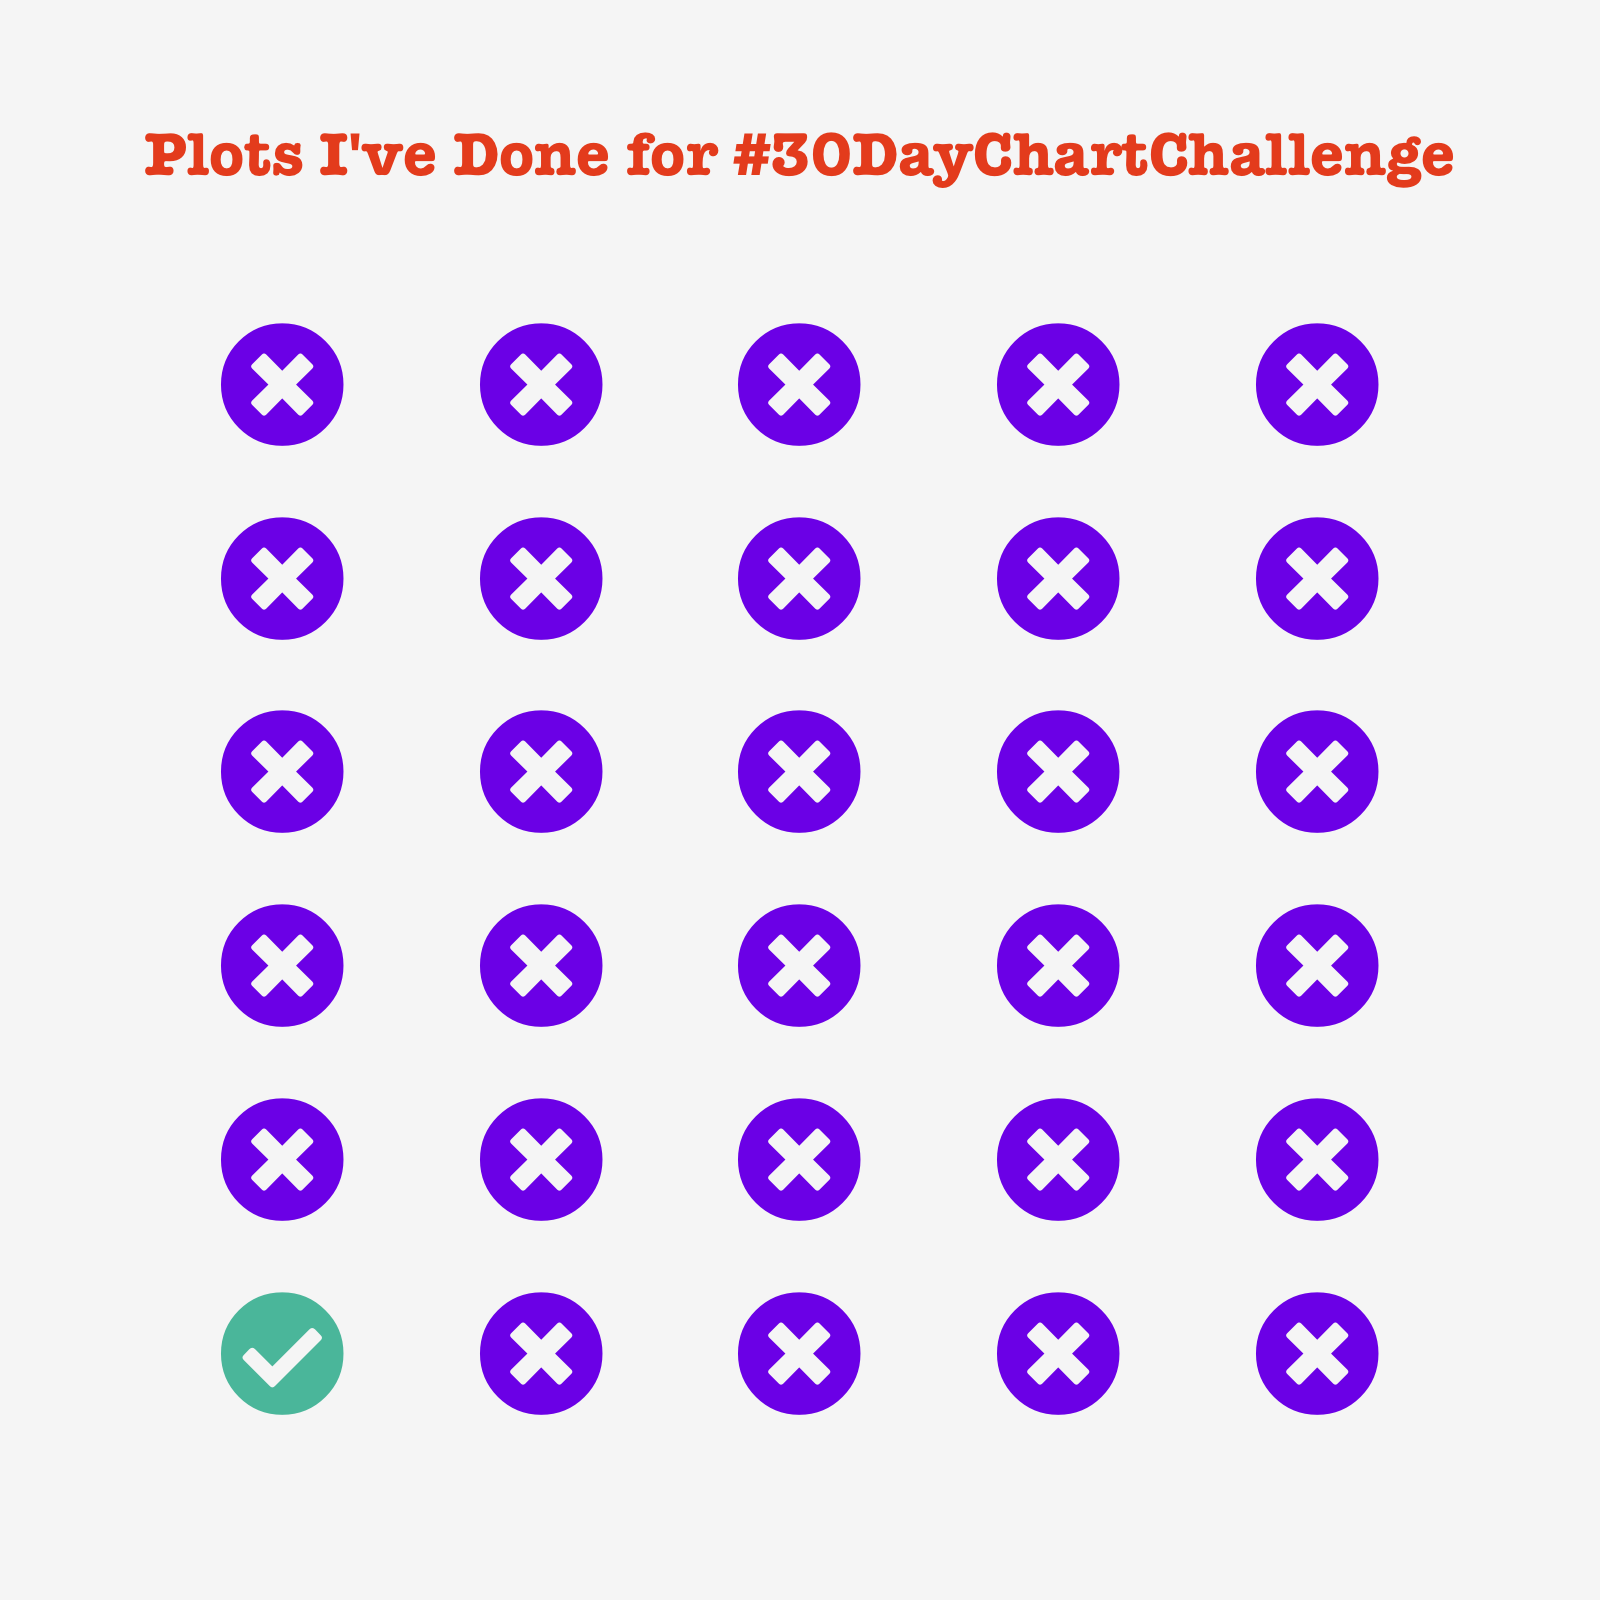

Generate this figure with R:
library(waffle)
library(dplyr)

day_1 <- data.frame(day = 1:30, done = c(TRUE, rep(FALSE, 29)))


ggplot(day_1) +
  geom_pictogram(aes(color = done, label = done, values = 1),
                 family = "Font Awesome 5 Free Solid", size = 10,
                 flip = TRUE, n_rows = 5) +
  scale_label_pictogram(
    name = NULL,
    values = c("times-circle", "check-circle"),
    labels = c(TRUE, FALSE)
  ) +
  scale_color_manual(values = c("#8023EB", "#58C1AA")) +
  labs(title = "Charts I've made for #30DayChartChallenge") +
  theme_void() +
  theme(
    legend.position = "none",
    plot.title = element_text(hjust = 0.5, family = "American Typewriter Bold", margin = margin(10, 0, 20, 0), size = 14, color = "#eb5223"),
    plot.margin = margin(20, 20, 10, 20),
    plot.background = element_rect(fill = "grey97", color = NA)
  ) 

ggsave(here::here("2021/day-1-part-to-whole/day-1-part-to-whole.png"), dpi = 320, width = 5, height = 5)

